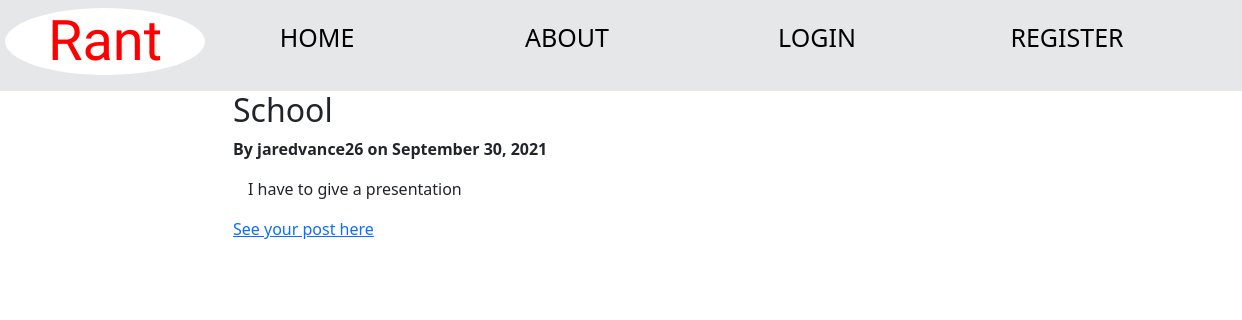
/post/5/, run on the app's committed database.
### blog/models.py (models this page shows, shortened)
class Post(models.Model):
    title = models.CharField(max_length=100)
    content = models.TextField()
    dated_posted = models.DateTimeField(auto_now_add=True)
    author = models.ForeignKey(User, on_delete=models.CASCADE)

### blog/views.py (the view)
# urls.py: path('post/<int:pk>/', PostDetailView.as_view(), name='post-detail'),
class PostDetailView(DetailView):
    model = Post

### blog/templates/blog/post_detail.html (shortened to what this page needs)
{% extends "blog/base.html" %}
{% block content %}
    <article class="media content-section">
        <div>
            <h2>{{ object.title }}</h2>
            <p class="author-date"><strong>By {{ object.author }} on {{ object.dated_posted | date:"F j, Y"}}</strong></p>
            <p class="post-rant"> {{ object.content }}</p>
    </article>
    <a href={% url 'blog-home'%}>See your post here</a>
{% endblock content %}

### blog/static/blog/main.css (style rules this page uses)
.post-rant { padding-left: 15px; padding-right: 15px; }

### data on the page
Post: title "School", author "jaredvance26", dated_posted "September 30, 2021", content "I have to give a presentation"
